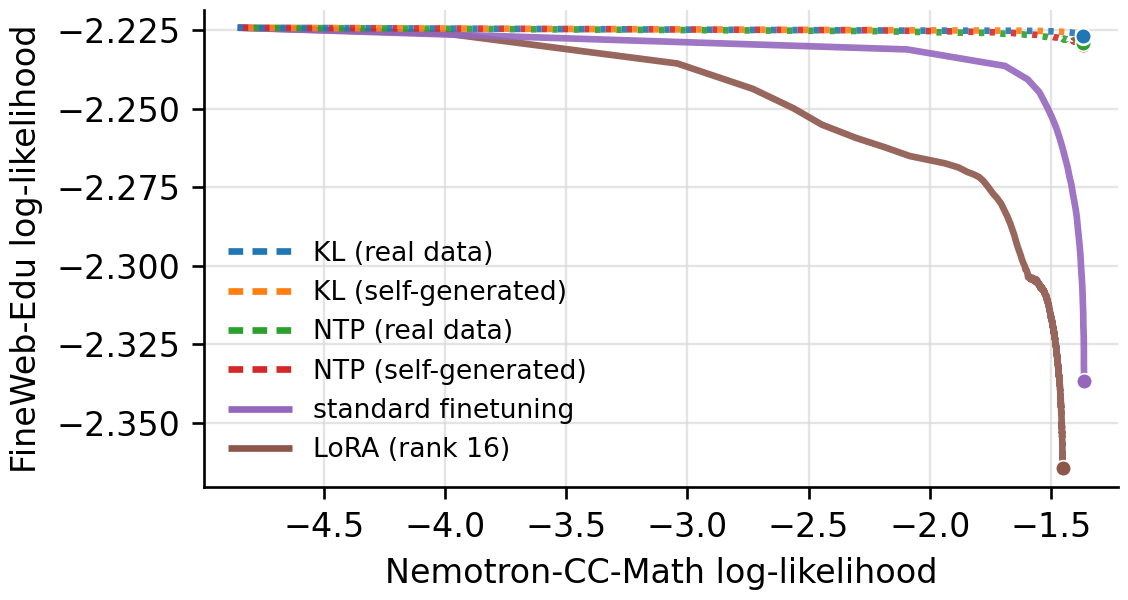

Reproduce this figure in Python.
#!/usr/bin/env python3
"""Plot cached trajectories from the direct method-comparison sweeps."""

import json
from pathlib import Path

import matplotlib.pyplot as plt
import pandas as pd


CACHE = Path("~/wandb/cache").expanduser()
OUT_DIR = Path(__file__).resolve().parent
SWEEPS = ["na6n2q17", "qs2vknqw"]
XY = ["x_downstream_likelihood", "y_pretraining_likelihood"]
EARLY_STOP_X_TOL = 1e-5
METHOD_ORDER = {
    "standard finetuning": 0,
    "LoRA": 1,
    "KL (real data)": 2,
    "KL (self-generated)": 3,
    "NTP (real data)": 4,
    "NTP (self-generated)": 5,
}
TOP_DASH_SEGMENT = 0.8
TOP_DASH_OFFSETS = [0, 2, 1, 3]
TOP_LINESTYLES = [
    (offset * TOP_DASH_SEGMENT, (TOP_DASH_SEGMENT, TOP_DASH_SEGMENT * 3))
    for offset in TOP_DASH_OFFSETS
]


def label_for_config(config: dict) -> str:
    lora_rank = config.get("model.lora_rank")
    if lora_rank not in (None, "null", 0, "0"):
        return f"LoRA (rank {lora_rank})"

    method = config.get("reg.method")
    if method is None:
        return "standard finetuning"

    method_name = method.removesuffix("_pre").upper()
    source = "self-generated" if config.get("reg.synth") else "real data"
    return f"{method_name} ({source})"


def cached_history(run_dir: Path) -> pd.DataFrame:
    paths = sorted((run_dir / "history").glob("*.parquet"))
    if not paths:
        raise FileNotFoundError(f"no cached history for {run_dir.name!r} under {run_dir / 'history'}")
    return pd.concat((pd.read_parquet(path) for path in paths), ignore_index=True, sort=False)


def load_run(run_dir: Path) -> pd.DataFrame:
    config = json.loads((run_dir / "config.json").read_text())
    frame = cached_history(run_dir)
    frame[["_step", "valid_ntp", "prev_ntp"]] = frame[["_step", "valid_ntp", "prev_ntp"]].apply(
        pd.to_numeric,
        errors="coerce",
    )
    points = (
        frame.dropna(subset=["valid_ntp", "prev_ntp"])
        .sort_values("_step", kind="mergesort")
        .assign(
            x_downstream_likelihood=lambda df: -df["valid_ntp"],
            y_pretraining_likelihood=lambda df: -df["prev_ntp"],
            run_id=run_dir.name,
            label=label_for_config(config),
        )
    )
    if points.empty:
        raise ValueError(f"cached history for {run_dir.name!r} has no valid_ntp/prev_ntp points")

    stop_idx = (
        points["x_downstream_likelihood"]
        >= points["x_downstream_likelihood"].max() - EARLY_STOP_X_TOL
    ).to_numpy().argmax()
    return points.iloc[: stop_idx + 1].copy()


def load_points() -> list[pd.DataFrame]:
    runs = []
    for sweep in SWEEPS:
        sweep_dir = CACHE / "sweeps" / sweep
        run_dirs = sorted(path for path in sweep_dir.iterdir() if path.is_dir())
        if not run_dirs:
            raise FileNotFoundError(f"no cached runs for sweep {sweep!r} under {sweep_dir}")
        runs.extend(load_run(run_dir) for run_dir in run_dirs)
    return sorted(runs, key=line_order)


def line_order(frame: pd.DataFrame) -> tuple[float, int]:
    label = frame["label"].iloc[0]
    return (-frame["y_pretraining_likelihood"].iloc[-1], METHOD_ORDER.get(label, 99))


def plot(runs: list[pd.DataFrame]) -> None:
    fig, ax = plt.subplots(figsize=(4.7, 2.5), constrained_layout=True)
    colors = plt.rcParams["axes.prop_cycle"].by_key()["color"]
    styles = [
        (
            frame,
            frame["label"].iloc[0],
            colors[idx % len(colors)],
            TOP_LINESTYLES[idx] if idx < len(TOP_LINESTYLES) else "-",
        )
        for idx, frame in enumerate(runs)
    ]
    for zorder, (frame, label, color, linestyle) in enumerate(reversed(styles), 2):
        ax.plot(
            frame["x_downstream_likelihood"],
            frame["y_pretraining_likelihood"],
            color=color,
            linestyle=linestyle,
            lw=2.0,
            alpha=0.9,
            dash_capstyle="butt",
            label=label,
            solid_capstyle="butt",
            zorder=zorder,
        )
        ax.scatter(
            frame["x_downstream_likelihood"].iloc[-1],
            frame["y_pretraining_likelihood"].iloc[-1],
            s=22,
            color=color,
            edgecolor="white",
            linewidth=0.5,
            zorder=zorder + len(styles),
        )

    points = pd.concat(runs, ignore_index=True)
    pad = (points[XY].max() - points[XY].min()).clip(lower=0.02) * 0.04
    ax.set_xlim(
        points["x_downstream_likelihood"].min() - pad["x_downstream_likelihood"],
        points["x_downstream_likelihood"].max() + pad["x_downstream_likelihood"],
    )
    ax.set_ylim(
        points["y_pretraining_likelihood"].min() - pad["y_pretraining_likelihood"],
        points["y_pretraining_likelihood"].max() + pad["y_pretraining_likelihood"],
    )
    ax.set(
        xlabel="Nemotron-CC-Math log-likelihood",
        ylabel="FineWeb-Edu log-likelihood",
    )
    ax.grid(True, color="#d9d9d9", linewidth=0.7, alpha=0.7)
    legend_handles = [
        plt.Line2D(
            [0],
            [0],
            color=color,
            linestyle=(0, (2.2, 1.4)) if isinstance(linestyle, tuple) else "-",
            lw=2.0,
            label=label,
            dash_capstyle="butt",
            solid_capstyle="butt",
        )
        for _, label, color, linestyle in styles
    ]
    ax.legend(
        handles=legend_handles,
        frameon=False,
        fontsize=8.0,
        handlelength=2.4,
        loc="best",
    )
    ax.spines[["top", "right"]].set_visible(False)
    fig.savefig(OUT_DIR / "plot.png", dpi=240)
    fig.savefig(OUT_DIR / "plot.pdf")


if __name__ == "__main__":
    plot(load_points())
